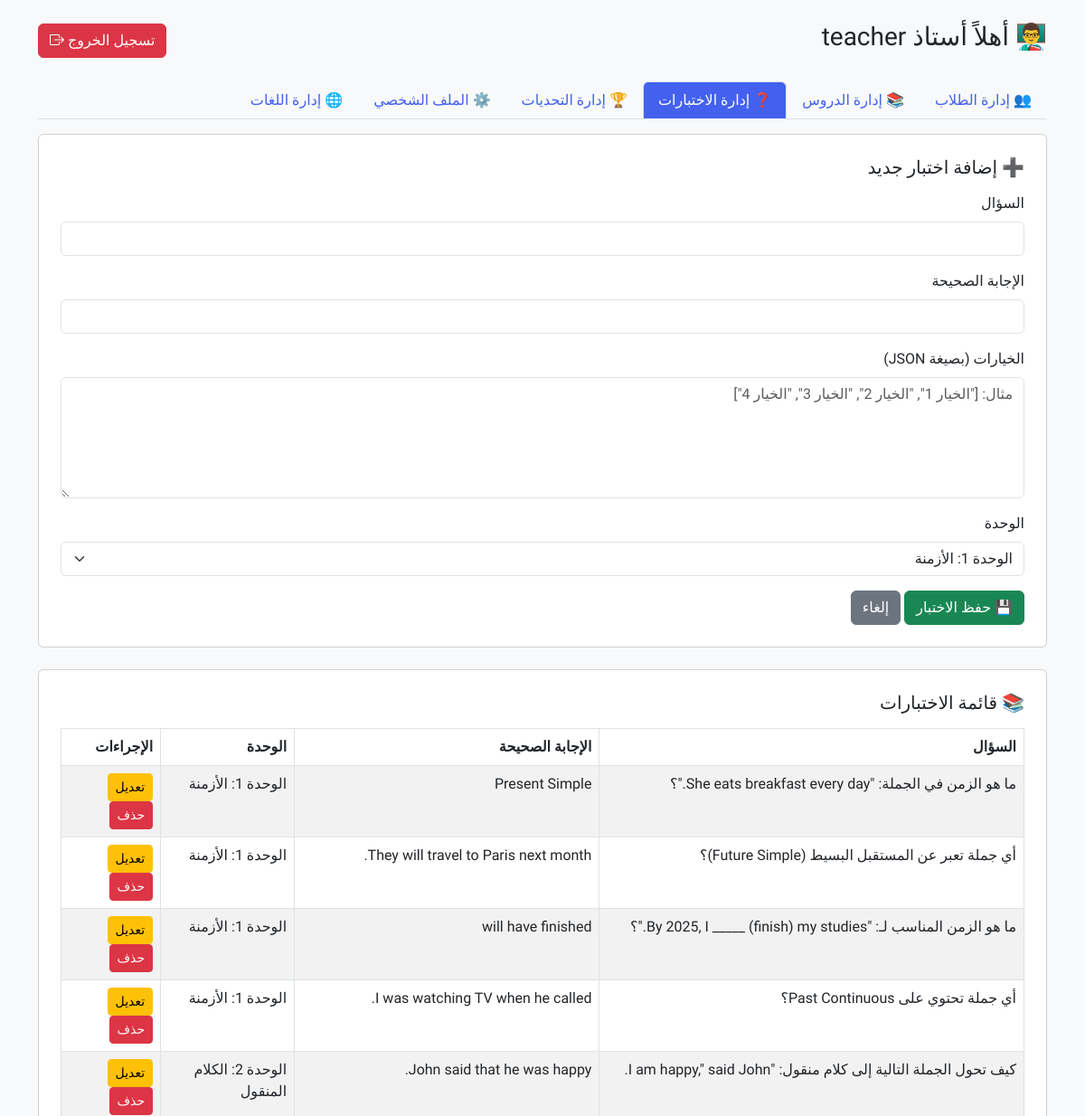
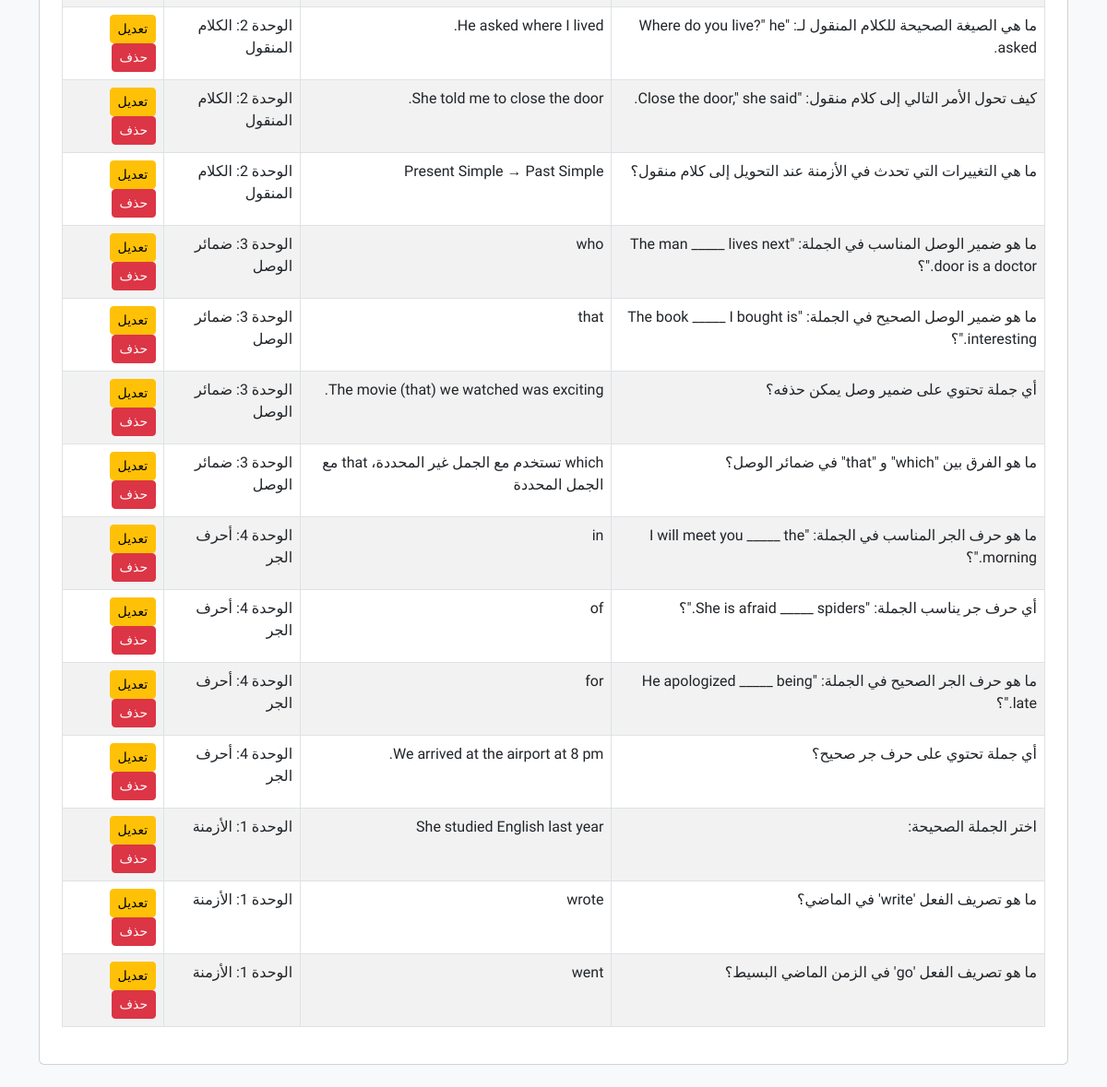
Page /teacher_dashboard.php?section=quizzes (signed in) on the committed database (2 pictures, top to bottom).
### tables this page shows
CREATE TABLE `quizzes` (
  `id` int(11) NOT NULL,
  `question` text NOT NULL,
  `correct_answer` varchar(255) NOT NULL,
  `options` text NOT NULL,
  `teacher_id` int(11) NOT NULL,
  `created_at` timestamp NOT NULL DEFAULT current_timestamp(),
  `unit_id` int(11) DEFAULT NULL
);

CREATE TABLE `units` (
  `id` int(11) NOT NULL,
  `title` varchar(100) NOT NULL,
  `description` text DEFAULT NULL,
  `level` enum('beginner','intermediate','advanced') NOT NULL,
  `order_num` int(11) NOT NULL,
  `created_at` timestamp NOT NULL DEFAULT current_timestamp(),
  `teacher_id` int(11) NOT NULL
);

### teacher_sections/quizzes.php (the view, shortened to what this page needs)
<?php
$teacher_id = $_SESSION['user_id'];
$conn = new mysqli("localhost", "root", "", "learning_platform");
$units_result = $conn->query("SELECT id, title FROM units");
$result = $conn->query("SELECT quizzes.*, units.title AS unit_title FROM quizzes LEFT JOIN units ON quizzes.unit_id = units.id WHERE quizzes.teacher_id = $teacher_id ORDER BY quizzes.created_at DESC");
?>
<div class="card p-4 mb-4">
    <h5 class="mb-3"><?= isset($_GET['edit']) ? '✏️ تعديل اختبار' : '➕ إضافة اختبار جديد' ?></h5>
    <form method="post">
        <div class="mb-3">
            <label class="form-label">السؤال</label>
            <input type="text" name="question" class="form-control" value="<?= isset($question) ? htmlspecialchars($question) : '' ?>" required>
        </div>
        <div class="mb-3">
            <label class="form-label">الإجابة الصحيحة</label>
            <input type="text" name="correct_answer" class="form-control" value="<?= isset($correct_answer) ? htmlspecialchars($correct_answer) : '' ?>" required>
        </div>
        <div class="mb-3">
            <label class="form-label">الخيارات (بصيغة JSON)</label>
            <textarea name="options" class="form-control" rows="5" placeholder='مثال: ["الخيار 1", "الخيار 2", "الخيار 3", "الخيار 4"]' required><?= isset($options) ? htmlspecialchars($options) : '' ?></textarea>
        </div>
        <div class="mb-3">
            <label class="form-label">الوحدة</label>
            <select name="unit_id" class="form-select" required>
                <?php
                $units_result->data_seek(0);
                if ($units_result->num_rows > 0) {
                    while ($unit = $units_result->fetch_assoc()):
                ?>
                    <option value="<?= $unit['id'] ?>" <?= (isset($unit_id) && $unit_id == $unit['id']) ? 'selected' : '' ?>>
                        <?= htmlspecialchars($unit['title']) ?>
                    </option>
                <?php
                    endwhile;
                } else {
                    echo "<option disabled>لا توجد وحدات لعرضها</option>";
                }
                ?>
            </select>
        </div>
        <button type="submit" class="btn btn-success">💾 <?= isset($_GET['edit']) ? 'تحديث الاختبار' : 'حفظ الاختبار' ?></button>
        <a href="teacher_dashboard.php?section=quizzes" class="btn btn-secondary">إلغاء</a>
    </form>
</div>
<div class="card p-4">
    <h5 class="mb-3">📚 قائمة الاختبارات</h5>
    <table class="table table-bordered table-striped">
        <thead>
            <tr>
                <th>السؤال</th>
                <th>الإجابة الصحيحة</th>
                <th>الوحدة</th>
                <th>الإجراءات</th>
            </tr>
        </thead>
        <tbody>
        <?php while ($row = $result->fetch_assoc()): ?>
            <tr>
                <td><?= htmlspecialchars($row['question']) ?></td>
                <td><?= htmlspecialchars($row['correct_answer']) ?></td>
                <td><?= htmlspecialchars($row['unit_title']) ?></td>
                <td>
                    <a href="teacher_dashboard.php?section=quizzes&edit=<?= $row['id'] ?>" class="btn btn-sm btn-warning">تعديل</a>
                    <a href="teacher_dashboard.php?section=quizzes&delete=<?= $row['id'] ?>" class="btn btn-sm btn-danger" onclick="return confirm('هل أنت متأكد من الحذف؟')">حذف</a>
                </td>
            </tr>
        <?php endwhile; ?>
        </tbody>
    </table>
</div>

### teacher_dashboard.php (style rules this page uses)
body { font-family: 'Tajawal', sans-serif; background-color: #f4f6f9; }
body { font-family: 'Tajawal', sans-serif; background: #f8f9fa; }

### rows in the picture
quizzes: question "ما هو الزمن في الجملة: \"She eats breakfast every day.\"؟", correct_answer "Present Simple", unit.title "الوحدة 1: الأزمنة"
quizzes: question "أي جملة تعبر عن المستقبل البسيط (Future Simple)؟", correct_answer "They will travel to Paris next month.", unit.title "الوحدة 1: الأزمنة"
quizzes: question "ما هو الزمن المناسب لـ: \"By 2025, I _____ (finish) my studies.\"؟", correct_answer "will have finished", unit.title "الوحدة 1: الأزمنة"
quizzes: question "أي جملة تحتوي على Past Continuous؟", correct_answer "I was watching TV when he called.", unit.title "الوحدة 1: الأزمنة"
quizzes: question "كيف تحول الجملة التالية إلى كلام منقول: \"I am happy,\" said John.", correct_answer "John said that he was happy.", unit.title "الوحدة 2: الكلام المنقول"
quizzes: question "ما هي الصيغة الصحيحة للكلام المنقول لـ: \"Where do you live?\" he asked.", correct_answer "He asked where I lived.", unit.title "الوحدة 2: الكلام المنقول"
quizzes: question "كيف تحول الأمر التالي إلى كلام منقول: \"Close the door,\" she said.", correct_answer "She told me to close the door.", unit.title "الوحدة 2: الكلام المنقول"
quizzes: question "ما هي التغييرات التي تحدث في الأزمنة عند التحويل إلى كلام منقول؟", correct_answer "Present Simple → Past Simple", unit.title "الوحدة 2: الكلام المنقول"
quizzes: question "ما هو ضمير الوصل المناسب في الجملة: \"The man _____ lives next door is a doctor.\"؟", correct_answer "who", unit.title "الوحدة 3: ضمائر الوصل"
quizzes: question "ما هو ضمير الوصل الصحيح في الجملة: \"The book _____ I bought is interesting.\"؟", correct_answer "that", unit.title "الوحدة 3: ضمائر الوصل"
quizzes: question "أي جملة تحتوي على ضمير وصل يمكن حذفه؟", correct_answer "The movie (that) we watched was exciting.", unit.title "الوحدة 3: ضمائر الوصل"
quizzes: question "ما هو الفرق بين \"which\" و \"that\" في ضمائر الوصل؟", correct_answer "which تستخدم مع الجمل غير المحددة، that مع الجمل المحددة", unit.title "الوحدة 3: ضمائر الوصل"
quizzes: question "ما هو حرف الجر المناسب في الجملة: \"I will meet you _____ the morning.\"؟", correct_answer "in", unit.title "الوحدة 4: أحرف الجر"
quizzes: question "أي حرف جر يناسب الجملة: \"She is afraid _____ spiders.\"؟", correct_answer "of", unit.title "الوحدة 4: أحرف الجر"
quizzes: question "ما هو حرف الجر الصحيح في الجملة: \"He apologized _____ being late.\"؟", correct_answer "for", unit.title "الوحدة 4: أحرف الجر"
quizzes: question "أي جملة تحتوي على حرف جر صحيح؟", correct_answer "We arrived at the airport at 8 pm.", unit.title "الوحدة 4: أحرف الجر"
quizzes: question "اختر الجملة الصحيحة:", correct_answer "She studied English last year", unit.title "الوحدة 1: الأزمنة"
quizzes: question "ما هو تصريف الفعل 'write' في الماضي؟", correct_answer "wrote", unit.title "الوحدة 1: الأزمنة"
quizzes: question "ما هو تصريف الفعل 'go' في الزمن الماضي البسيط؟", correct_answer "went", unit.title "الوحدة 1: الأزمنة"

### other values in the picture
$name "teacher"
form field unit_id "الوحدة 1: الأزمنة"
